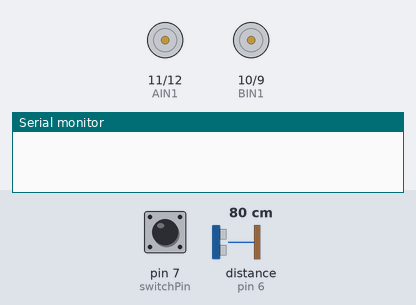
Bench run of a sketch on a simulated Arduino Uno, built with avr-gcc and run on an emulated ATmega328P. On the bench: motor-driver pin pairs drawn as motors (green arrow = first pin HIGH = forward, orange = second pin HIGH = backward, longer = more drive, scaled by the enable pin), the last lines printed to the serial monitor. The test bench sets the inputs (shaded band); at power-on: pin 7 (switchPin) HIGH, distance to the obstacle (sensor on pin 6) 80 cm. The echo pulse lasts 58.3 µs per cm.

Above: at 1.2 s.
1.3 s: pin 7 (switchPin) pulled LOW for 0.15 s
At 1.41 s:
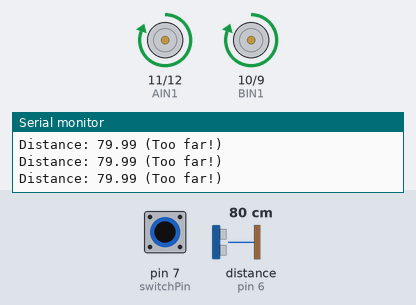
2.9 s: pin 7 (switchPin) pulled LOW for 1 s
At 4.7 s:
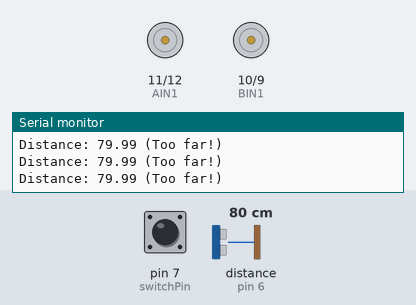
5.4 s: pin 7 (switchPin) pulled LOW for 3.2 s
At 6.2 s:
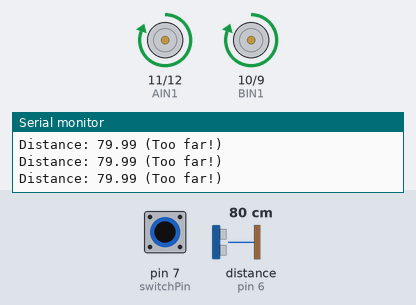
10.1 s: pin 7 (switchPin) driven LOW
At 10.9 s:
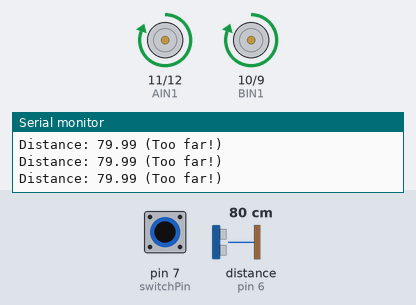
13.1 s: distance to the obstacle (sensor on pin 6) set to 14 cm
16.1 s: distance to the obstacle (sensor on pin 6) set to 11 cm
At 17.6 s:
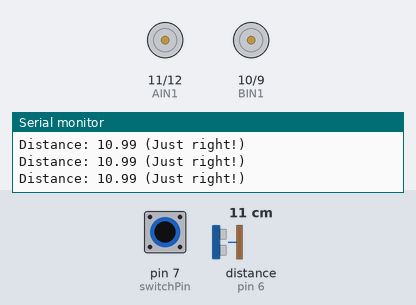
Timing chart, 0 to 19.1 s (numbered marks = the images above; inputs shaded):
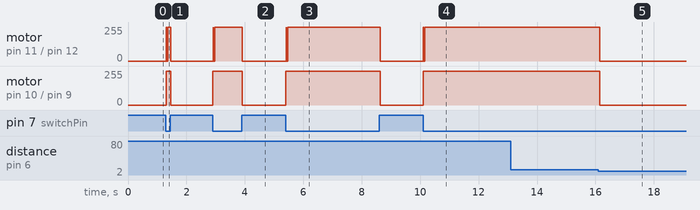

The sketch:

drive_with_supersonic_wrenMotors.ino
```cpp
//the right motor will be controlled by the motor A pins on the motor driver
const int PWMA = 13;            //speed control pin on the motor driver for the right motor
const int AIN2 = 12;            //control pin 2 on the motor driver for the right motor
const int AIN1 = 11;           //control pin 1 on the motor driver for the right motor

//the left motor will be controlled by the motor B pins on the motor driver
const int BIN1 = 10;           //control pin 1 on the motor driver for the left motor
const int BIN2 = 9;           //control pin 2 on the motor driver for the left motor
const int PWMB = 8;           //speed control pin on the motor driver for the left motor

int switchPin = 7;             //switch to turn the robot on and off

const int PIN_ECHO = 6;
const int PIN_TRIG = 5;
float duration, distance;

// Distance limits (Centimeters)
const float DIST_MIN = 8.0f;
const float DIST_MAX = 12.0f;
const int SPEED = 200;


void setup() {
  pinMode(LED_BUILTIN, OUTPUT);

  pinMode(switchPin, INPUT_PULLUP);   //set this as a pullup to sense whether the switch is flipped

  //set the motor control pins as outputs
  pinMode(AIN1, OUTPUT);
  pinMode(AIN2, OUTPUT);
  pinMode(PWMA, OUTPUT);

  pinMode(BIN1, OUTPUT);
  pinMode(BIN2, OUTPUT);
  pinMode(PWMB, OUTPUT);

	pinMode(PIN_ECHO, INPUT);
  pinMode(PIN_TRIG, OUTPUT);

	Serial.begin(9600);
}

void loop() {
  if (digitalRead(switchPin) == LOW) {
    digitalWrite(PIN_TRIG, LOW);
	  delayMicroseconds(2);
	  digitalWrite(PIN_TRIG, HIGH);
	  delayMicroseconds(10);
	  digitalWrite(PIN_TRIG, LOW);

    duration = pulseIn(PIN_ECHO, HIGH);
    distance = (duration*.0343)/2;

    Serial.print("Distance: ");
    Serial.print(distance);

    // I am expecting this to be really choppy--we might need to have it slow down instead of stopping dead when it's done
    if (distance < DIST_MIN) { // too close!
      Serial.println(" (Too close!)");
      digitalWrite(LED_BUILTIN, LOW);
      rightMotor(-SPEED);                                //drive the right wheel forward
      leftMotor(-SPEED);                                 //drive the left wheel forward
    } else if (DIST_MAX < distance) { // too far!
      Serial.println(" (Too far!)");
      digitalWrite(LED_BUILTIN, LOW);
      rightMotor(SPEED);                                //drive the right wheel forward
      leftMotor(SPEED);                                 //drive the left wheel forward
    } else { // just right!
      Serial.println(" (Just right!)");
      digitalWrite(LED_BUILTIN, HIGH);
      rightMotor(0);                                //drive the right wheel forward
      leftMotor(0);                                 //drive the left wheel forward
    }
  } else {
    digitalWrite(LED_BUILTIN, LOW);
    rightMotor(0);
    leftMotor(0);
  }
}

/********************************************************************************/
void rightMotor(int motorSpeed)                       //function for driving the right motor
{
  if (motorSpeed > 0)                                 //if the motor should drive forward (positive speed)
  {
    digitalWrite(AIN1, HIGH);                         //set pin 1 to high
    digitalWrite(AIN2, LOW);                          //set pin 2 to low
  }
  else if (motorSpeed < 0)                            //if the motor should drive backward (negative speed)
  {
    digitalWrite(AIN1, LOW);                          //set pin 1 to low
    digitalWrite(AIN2, HIGH);                         //set pin 2 to high
    // digitalWrite(AIN1, HIGH);                          //set pin 1 to low
    // digitalWrite(AIN2, LOW);                         //set pin 2 to high
  }
  else                                                //if the motor should stop
  {
    digitalWrite(AIN1, LOW);                          //set pin 1 to low
    digitalWrite(AIN2, LOW);                          //set pin 2 to low
  }
  analogWrite(PWMA, abs(motorSpeed));                 //now that the motor direction is set, drive it at the entered speed
  // analogWrite(PWMA, motorSpeed);                 //now that the motor direction is set, drive it at the entered speed
}

/********************************************************************************/
void leftMotor(int motorSpeed)                        //function for driving the left motor
{
  if (motorSpeed > 0)                                 //if the motor should drive forward (positive speed)
  {
    digitalWrite(BIN1, HIGH);                         //set pin 1 to high
    digitalWrite(BIN2, LOW);                          //set pin 2 to low
  }
  else if (motorSpeed < 0)                            //if the motor should drive backward (negative speed)
  {
    digitalWrite(BIN1, LOW);                          //set pin 1 to low
    digitalWrite(BIN2, HIGH);                         //set pin 2 to high
    // digitalWrite(BIN1, HIGH);                          //set pin 1 to low
    // digitalWrite(BIN2, LOW);                         //set pin 2 to high
  }
  else                                                //if the motor should stop
  {
    digitalWrite(BIN1, LOW);                          //set pin 1 to low
    digitalWrite(BIN2, LOW);                          //set pin 2 to low
  }
  analogWrite(PWMB, abs(motorSpeed));                 //now that the motor direction is set, drive it at the entered speed
  // analogWrite(PWMB, motorSpeed);                 //now that the motor direction is set, drive it at the entered speed
}
```

Measured:
- the behaviour switches between 13 and 12 cm on distance to the obstacle (sensor on pin 6) (found by bisection; images 4 and 5)
- after the input at 1.3 s, motor on pin 11 (AIN1) / pin 12 (AIN2), motor on pin 10 (BIN1) / pin 9 (BIN2): stopped → forward 255/255 at once, → stopped 0.16 s later
- after the input at 2.9 s, motor on pin 11 (AIN1) / pin 12 (AIN2), motor on pin 10 (BIN1) / pin 9 (BIN2): stopped → forward 255/255 at once, → stopped 1.0 s later
- after the input at 5.4 s, motor on pin 11 (AIN1) / pin 12 (AIN2), motor on pin 10 (BIN1) / pin 9 (BIN2): stopped → forward 255/255 at once, → stopped 3.2 s later
- after the input at 10.1 s, motor on pin 11 (AIN1) / pin 12 (AIN2), motor on pin 10 (BIN1) / pin 9 (BIN2): stopped → forward 255/255 at once
- after the input at 16.1 s, motor on pin 11 (AIN1) / pin 12 (AIN2), motor on pin 10 (BIN1) / pin 9 (BIN2): forward 255/255 → stopped after 0.06 s
